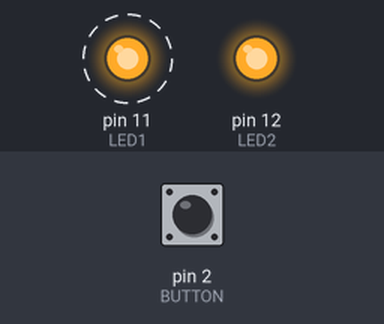
Simulated run of this sketch. Board: Arduino Uno, built with avr-gcc and run on an emulated ATmega328P. Parts: output pins drawn as LEDs (lit = HIGH). Dashed ring = blinking. The inputs (shaded band) are chosen by the test bench; at power-on: pin 2 (BUTTON) LOW.

Above: at 1.2 s.
1.3 s: pin 2 (BUTTON) pulled HIGH for 0.15 s
At 1.37 s:
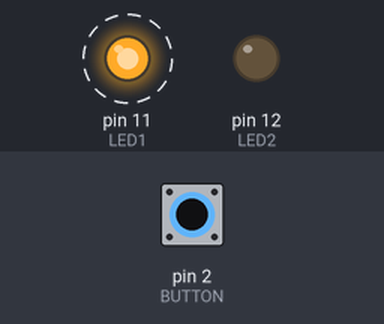
4.3 s: pin 2 (BUTTON) pulled HIGH for 1 s
At 6.8 s:
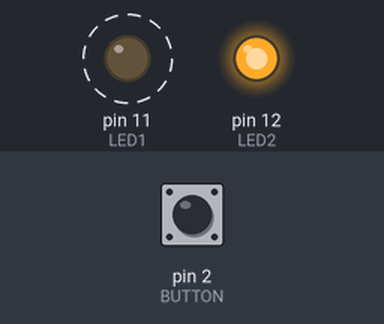
7.3 s: pin 2 (BUTTON) pulled HIGH for 3.2 s
At 8.8 s:
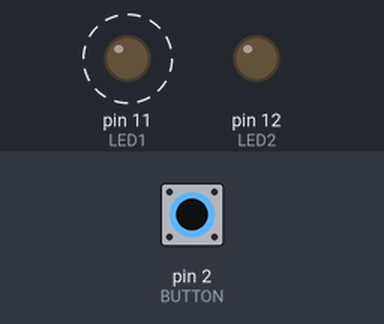
Timing chart, 0 to 18.0 s (numbered marks = the images above; inputs shaded):
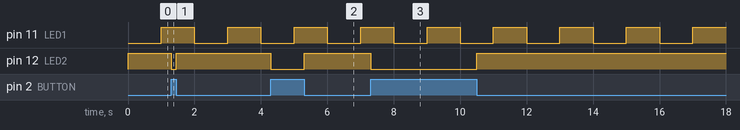

The sketch:

key_with_timer.ino
```cpp
#define LED1    11
#define LED2    12
#define BUTTON  2

#define DELAY   1000

int ledState = LOW;
unsigned long previousMillis = 0;

void setup() {
  pinMode(LED1, OUTPUT);
  pinMode(LED2, OUTPUT);
  pinMode(BUTTON, INPUT);
}

void loop()
{
  int buttonState;
  unsigned long currentMillis = millis();

  buttonState = digitalRead(BUTTON);
  digitalWrite(LED2, !buttonState);

  if(currentMillis - previousMillis >= DELAY) {

    previousMillis = currentMillis;

    ledState = !ledState;

    digitalWrite(LED1, ledState);
  }
}
```

Measured:
- after the input at 1.3 s, pin 12 (LED2): HIGH → LOW at once, → HIGH 0.15 s later
- after the input at 4.3 s, pin 12 (LED2): HIGH → LOW at once, → HIGH 1.0 s later
- after the input at 7.3 s, pin 12 (LED2): HIGH → LOW at once, → HIGH 3.2 s later
- by itself, pin 11 (LED1): alternates HIGH for 1.0 s and LOW for 1.0 s
